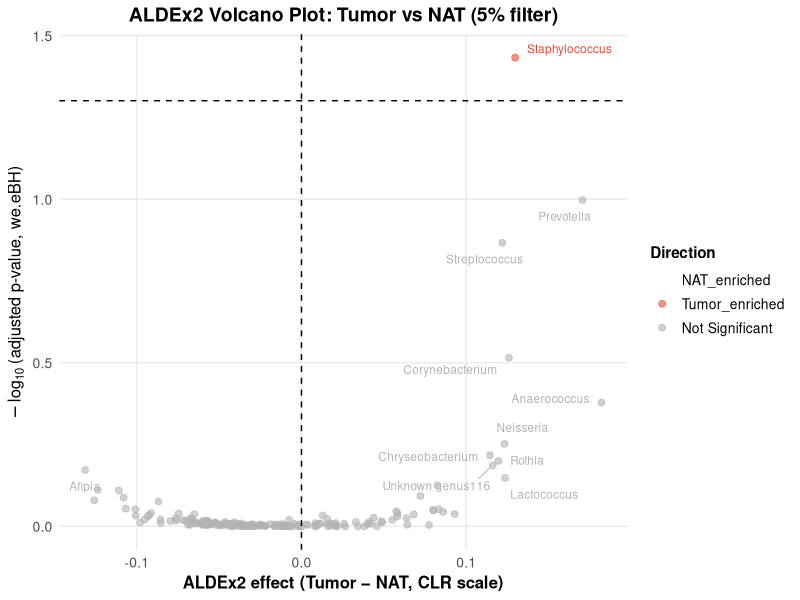
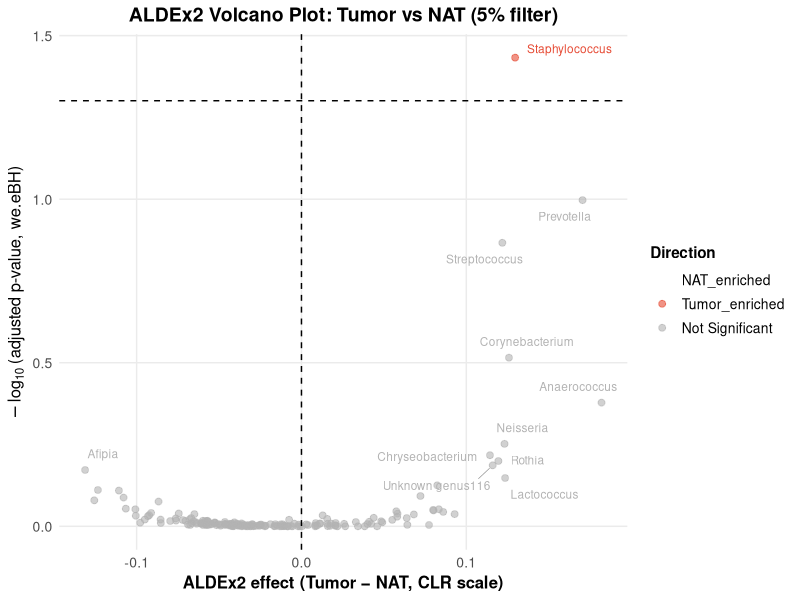
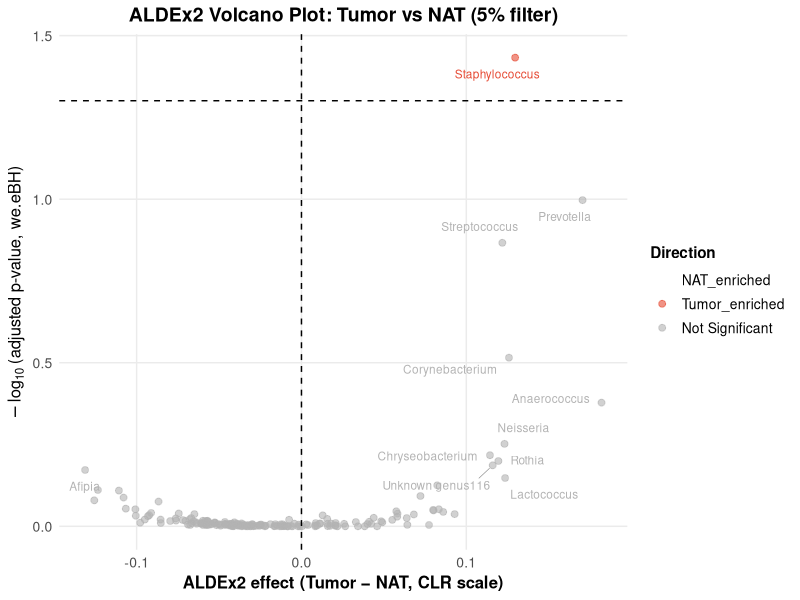

Write R code to recreate these figures, in order.
setwd("C:/Users/sanyu/OneDrive/Desktop/Breast_new/Viz/ALDEX")

library(ggplot2)
library(ggrepel)
library(dplyr)

# load the data (this is the full ALDEx table with all taxa)
data <- read.csv("raw5pct.csv", header = TRUE)

# In ALDEx we use we.eBH as the q val
padj_cutoff <- 0.05

# add padj and -ve log col and direction 
data <- data %>%
  mutate(
    # choose which adjusted p-value to use (here: Welch test BH)
    padj = we.eBH,
    
    # y-axis for volcano: -log10(adjusted p-value)
    neglog10padj = -log10(padj),
    
    # direction based on effect sign + padj
    direction_label = case_when(
      padj >= padj_cutoff        ~ "Not Significant",
      effect > 0                 ~ "Tumor_enriched",
      effect < 0                 ~ "NAT_enriched",
      TRUE                       ~ "Not Significant"
    ),
    
    # make it an ordered factor so all three levels exist,
    # even if one of them has 0 points (e.g. NAT_enriched)
    direction_label = factor(
      direction_label,
      levels = c("NAT_enriched", "Tumor_enriched", "Not Significant")
    )
  )

# keep only rows with finite x and y for plotting (safety)
plot_data <- data %>%
  filter(is.finite(effect), is.finite(neglog10padj))

## ========= CHOOSE TAXA TO LABEL =====================================

# 1) all significant taxa (padj < cutoff)
sig_data <- plot_data %>%
  filter(padj < padj_cutoff)

# 2) extra non-significant taxa: top 10 lowest padj (highest -log10)
extra_data <- plot_data %>%
  filter(padj >= padj_cutoff) %>%      # only non-significant
  arrange(desc(neglog10padj)) %>%      # strongest p-values first
  slice_head(n = 10)                   # change 10 if you want more / fewer

# 3) combine sig + extra and remove duplicates / NA taxon
label_data <- bind_rows(sig_data, extra_data) %>%
  filter(!is.na(taxon)) %>%
  distinct(taxon, .keep_all = TRUE)

## ====================================================================

# making of plot
# 1) initialize a ggplot object
volcano_aldex <- ggplot(plot_data,
                        aes(x = effect,
                            y = neglog10padj)) +
  
  # data points
  geom_point(aes(color = direction_label),
             size = 2,
             alpha = 0.6) +
  
  # manually set the dot colors for each direction
  scale_color_manual(
    values = c(
      "Tumor_enriched"  = "#E64B35",
      "NAT_enriched"    = "#4DBBD5",
      "Not Significant" = "grey70"
    ),
    name   = "Direction",
    # drop = FALSE keeps levels in legend even if they have 0 points
    drop   = FALSE
  ) +
  
  # horizontal line at significance threshold
  geom_hline(
    yintercept = -log10(padj_cutoff),
    linetype   = "dashed",
    color      = "black",
    linewidth  = 0.5
  ) +
  
  # vertical line at effect = 0
  geom_vline(
    xintercept = 0,
    linetype   = "dashed",
    color      = "black",
    linewidth  = 0.5
  ) +
  
  # titles and axis labels
  labs(
    title = "ALDEx2 Volcano Plot: Tumor vs NAT (5% filter)",
    x     = "ALDEx2 effect (Tumor − NAT, CLR scale)",
    y     = expression(-log[10]~"(adjusted p-value, we.eBH)")
  ) +
  
  # clean plot
  theme_minimal() +
  
  # additional formatting
  theme(
    plot.title      = element_text(hjust = 0.5, face = "bold", size = 14),
    axis.title      = element_text(size = 12, face = "bold"),
    axis.text       = element_text(size = 10),
    legend.title    = element_text(size = 11, face = "bold"),
    legend.text     = element_text(size = 10),
    legend.position = "right",
    panel.grid.minor = element_blank()
  )

# add labels for significant + extra selected taxa
if (nrow(label_data) > 0) {
  volcano_aldex <- volcano_aldex +
    geom_text_repel(
      data = label_data,
      aes(label = taxon, color = direction_label),
      size          = 3,
      max.overlaps  = 20,
      box.padding   = 0.5,   # space around the text box
      point.padding = 0.3,   # space around the point
      segment.color = "grey50",
      segment.size  = 0.2,
      show.legend   = FALSE  # don't add text labels to the legend
    )
}

# Display the plot
print(volcano_aldex)

# Save plot to files
ggsave("volcano_aldex.png", plot = volcano_aldex,
       width = 10, height = 8, dpi = 300)
ggsave("volcano_aldex.pdf", plot = volcano_aldex,
       width = 10, height = 8)
